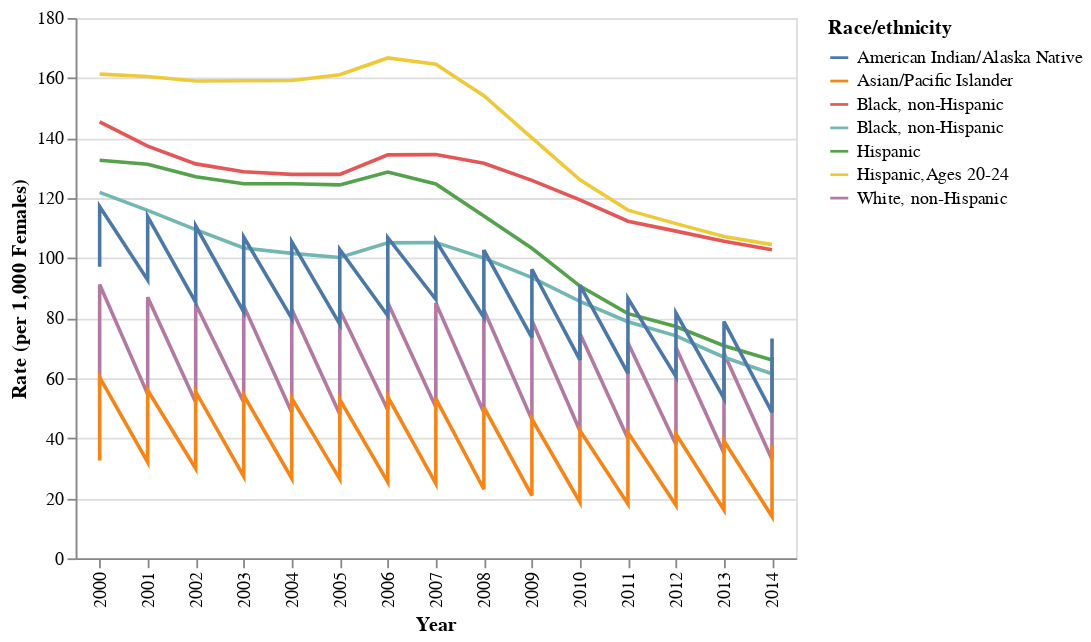

Notebook cell for this chart:
### Code cell
alt.Chart(young_woman_births).mark_line().encode(
    x = alt.X("Year:O"),
    y = alt.Y("Rate (per 1,000 Females):Q"),
    color = alt.Color("Race/ethnicity"))

### Figure 1 — Vega-Lite specification as saved in the notebook (floating-point values rounded to 4 significant figures; data arrays with more than 128 entries replaced by an {"elided": "..."} marker saying what was removed)
{"$schema": "https://vega.github.io/schema/vega-lite/v3.4.0.json", "config": {"mark": {"tooltip": null}, "view": {"height": 300, "width": 400}}, "data": {"name": "data-a85cf732932a9eb4064db5c88cbbb305"}, "datasets": {"data-a85cf732932a9eb4064db5c88cbbb305": {"elided": "150 records"}}, "encoding": {"color": {"field": "Race/ethnicity", "type": "nominal"}, "x": {"field": "Year", "type": "ordinal"}, "y": {"field": "Rate (per 1,000 Females)", "type": "quantitative"}}, "mark": "line"}
